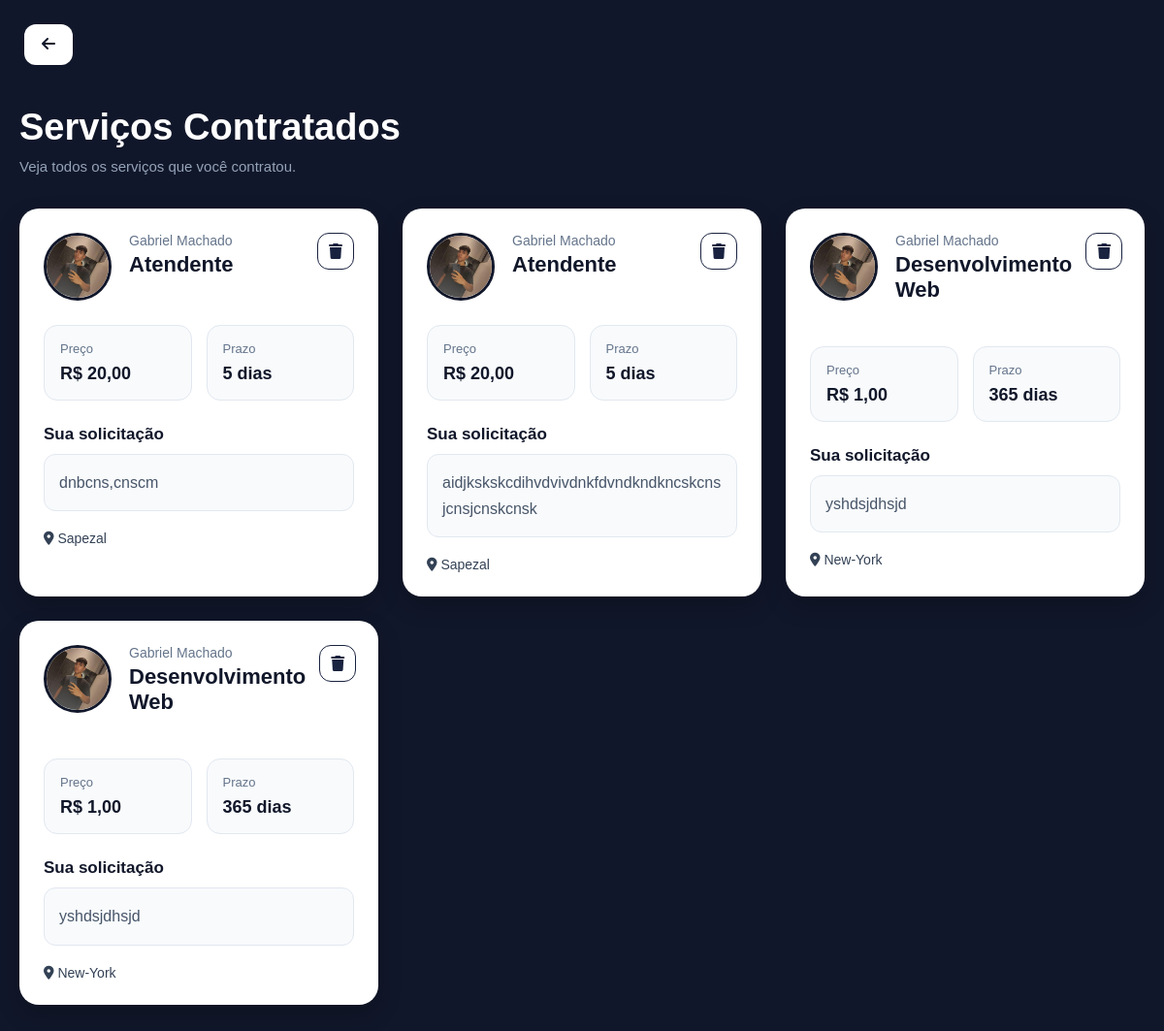
The app's page /frontend/public/Cliente/servicos-contratados.php (signed in), older data.
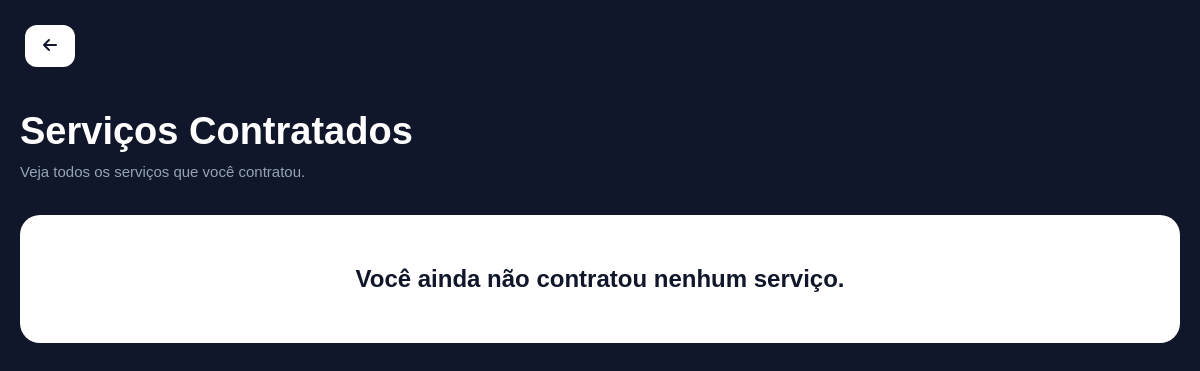
The same page, newer data.
### tables this page shows
CREATE TABLE `contratacoes` (
  `id` int(11) NOT NULL,
  `cliente_id` int(11) NOT NULL,
  `servico_id` int(11) NOT NULL,
  `mensagem` text DEFAULT NULL,
  `status` varchar(50) DEFAULT 'Pendente',
  `criado_em` timestamp NOT NULL DEFAULT current_timestamp()
);

CREATE TABLE `usuarios` (
  `id` int(11) NOT NULL,
  `nome` varchar(100) NOT NULL,
  `email` varchar(255) NOT NULL,
  `senha` varchar(255) NOT NULL,
  `telefone` varchar(20) DEFAULT NULL,
  `tipo` enum('cliente','prestador','admin') DEFAULT 'cliente',
  `criado_em` timestamp NOT NULL DEFAULT current_timestamp(),
  `foto` varchar(255) DEFAULT NULL
);

CREATE TABLE `servicos` (
  `id` int(11) NOT NULL,
  `usuario_id` int(11) NOT NULL,
  `categoria_id` int(11) NOT NULL,
  `nome_servico` varchar(255) NOT NULL,
  `descricao` varchar(255) DEFAULT NULL,
  `preco` decimal(10,2) NOT NULL,
  `prazo` int(11) NOT NULL,
  `localizacao` varchar(255) DEFAULT NULL,
  `criado_em` timestamp NOT NULL DEFAULT current_timestamp()
);

### frontend/public/Cliente/servicos-contratados.php (the view, shortened to what this page needs)
<?php
require_once "C:/Turma2/xampp/htdocs/catalogo-servicos/backend/app/database/database.php";
$clienteId = $_SESSION['usuario']['id'];
$sql = "
    SELECT
        contratacoes.*,
        servicos.nome_servico,
        servicos.preco,
        servicos.prazo,
        servicos.localizacao,
        usuarios.nome AS prestador,
        usuarios.foto
    FROM contratacoes
    INNER JOIN servicos
        ON contratacoes.servico_id = servicos.id
    INNER JOIN usuarios
        ON servicos.usuario_id = usuarios.id
    WHERE contratacoes.cliente_id = ?
    ORDER BY contratacoes.id DESC
";
$stmt = $pdo->prepare($sql);
$stmt->execute([$clienteId]);
$contratacoes = $stmt->fetchAll(PDO::FETCH_ASSOC);
?>
<!DOCTYPE html>
<html lang="pt-br">
<head>
    <link rel="stylesheet" href="https://cdnjs.cloudflare.com/ajax/libs/font-awesome/6.5.0/css/all.min.css">
    <link
        rel="stylesheet"
        href="../css/servicos-contratados.css">
</head>
<body>
    <a href="../home.php" class="btn-back">
        <i class="fa-solid fa-arrow-left"></i>
    </a>
    <div class="container">
        <div class="top-page">
            <h1>
                Serviços Contratados
            </h1>
            <p>
                Veja todos os serviços que você contratou.
            </p>
        </div>
        <?php if (!empty($contratacoes)): ?>
            <div class="grid">
                <?php foreach ($contratacoes as $c): ?>
                    <div class="card">
                        <div class="top-card">
    <img
        src="<?= !empty($c['foto']) ? '../' . $c['foto'] : '../img/user.jpg' ?>"
        class="foto">
    <div class="content-top">
        <div class="header-servico">
            <div>
                <span class="prestador">
                    <?= htmlspecialchars($c['prestador']) ?>
                </span>
                <h2>
                    <?= htmlspecialchars($c['nome_servico']) ?>
                </h2>
            </div>
            <a
                href="deletar-contratacao.php?id=<?= $c['id'] ?>"
                class="btn-delete"
                onclick="return confirm('Deseja remover esta contratação?')"
            >
                <i class="fa-solid fa-trash"></i>
            </a>
        </div>
        <div class="status <?= $c['status'] ?>">
        </div>
    </div>
</div>
                        <div class="info-area">
                            <div class="info-box">
                                <span>Preço</span>
                                <strong>
                                    R$ <?= number_format(
                                            $c['preco'],
                                            2,
                                            ',',
                                            '.'
                                        ) ?>
                                </strong>
                            </div>
                            <div class="info-box">
                                <span>Prazo</span>
                                <strong>
                                    <?= $c['prazo'] ?> dias
                                </strong>
                            </div>
                        </div>
                        <div class="mensagem">
                            <h3>
                                Sua solicitação
                            </h3>
                            <p>
                                <?= htmlspecialchars($c['mensagem']) ?>
                            </p>
                        </div>
                        <div class="localizacao">
                            <i class="fa-solid fa-map-marker-alt"></i>
                            <?= htmlspecialchars($c['localizacao']) ?>
                        </div>
                    </div>
                <?php endforeach; ?>
            </div>
        <?php else: ?>
            <div class="empty">
                <h2>
                    Você ainda não contratou nenhum serviço.
                </h2>
            </div>
        <?php endif; ?>
    </div>
</body>
</html>

Row changes from the older to the newer data that the page shows:
removed contratacoes: usuarios.foto (picture), usuarios.nome "Gabriel Machado", servico.nome_servico "Atendente", servico.preco "20,00", servico.prazo "5", mensagem "dnbcns,cnscm", servico.localizacao "Sapezal"
removed contratacoes: usuarios.foto (picture), usuarios.nome "Gabriel Machado", servico.nome_servico "Atendente", servico.preco "20,00", servico.prazo "5", mensagem "aidjkskskcdihvdvivdnkfdvndkndkncskcnsjcnsjcnskcnsk", servico.localizacao "Sapezal"
removed contratacoes: usuarios.foto (picture), usuarios.nome "Gabriel Machado", servico.nome_servico "Desenvolvimento Web", servico.preco "1,00", servico.prazo "365", mensagem "yshdsjdhsjd", servico.localizacao "New-York"
removed contratacoes: usuarios.foto (picture), usuarios.nome "Gabriel Machado", servico.nome_servico "Desenvolvimento Web", servico.preco "1,00", servico.prazo "365", mensagem "yshdsjdhsjd", servico.localizacao "New-York"
Text that changed along with them:
text now shown: "Você ainda não contratou nenhum serviço."
